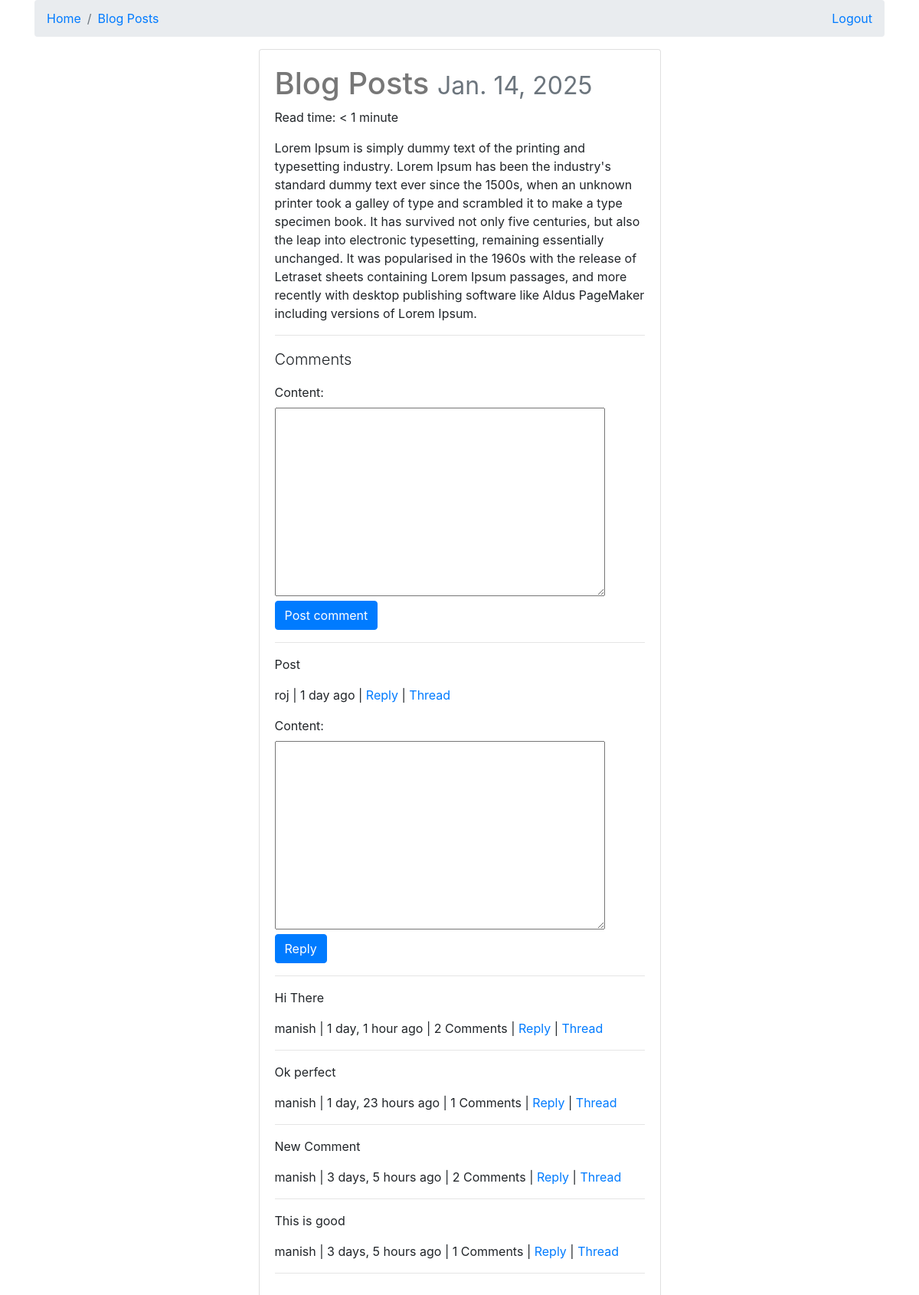
Page /blog-posts/ (signed in) on the committed database.
### posts/models.py (models this page shows, shortened)
class Post(models.Model):
    user = models.ForeignKey(settings.AUTH_USER_MODEL, on_delete=models.CASCADE, default=1)
    title = models.CharField(max_length=30)
    slug = models.SlugField(unique=True, blank=True)
    image = models.ImageField(upload_to=upload_location,
            null=True,
            blank=True,
            width_field="width_field",
            height_field="height_field")
    height_field = models.IntegerField(null=True, blank=True)
    width_field = models.IntegerField(null=True, blank=True)
    content = models.TextField()
    draft = models.BooleanField(default=False)
    publish = models.DateField(auto_now=False, auto_now_add=False)
    read_time =  models.IntegerField(default=0) #models.TimeField(null=True, blank=True) # assume minutes
    updated = models.DateTimeField(auto_now=True, auto_now_add=False)
    timestamp = models.DateTimeField(auto_now=False, auto_now_add=True)
    objects = PostManager() # Linking model manager to our model
    def get_absolute_url(self):
        return reverse("posts:detail", kwargs={"slug": self.slug})
    def get_markdown(self):
        content = self.content
        markdown_text = markdown(content)
        return mark_safe(markdown_text)
    @property
    def get_content_type(self):
        instance = self
        content_type = ContentType.objects.get_for_model(instance.__class__)
        return content_type
    class Meta:
        ordering = ["-timestamp", "-updated"]

### comments/models.py (models this page shows, shortened)
class Comment(models.Model):
    user = models.ForeignKey(settings.AUTH_USER_MODEL, on_delete=models.CASCADE, default=1)
    content_type = models.ForeignKey(ContentType, on_delete=models.CASCADE, null=True)
    object_id = models.PositiveIntegerField(null=True)
    content_object = GenericForeignKey("content_type", "object_id")
    parent  = models.ForeignKey("self", null=True, blank=True, on_delete=models.CASCADE)
    objects = CommentManager() # to make sure the instance of CommentManager is available and CommentManager can override other kinds of queries
    class Meta:
        ordering = ['-timestamp']
    content   = models.TextField()
    timestamp = models.DateTimeField(auto_now_add=True)
    def get_absolute_url(self):
        return reverse("comments:thread", kwargs={"id": self.id})
    def children(self):
        return Comment.objects.filter(parent=self)

### posts/views.py (the view, shortened to what this page needs)
# urls.py: path('<slug:slug>/', post_detail, name='detail'),
def post_detail(request, slug):
    instance = get_object_or_404(Post, slug=slug)
    if instance.publish > timezone.now().date() or instance.draft:
        if not request.user.is_authenticated:
            raise Http404
    share_string = quote_plus(instance.content)
    initial_data = {
        "content_type": instance.get_content_type,
        "object_id": instance.id,
    }
    form = CommentForm(request.POST or None, initial=initial_data)
    comments = Comment.objects.filter_by_instance(instance)
    context = {
        "title": instance.title,
        "instance": instance,
        "share_string": share_string,
        "comments": comments,
        "comment_form": form,
    }
    return render(request, 'posts/post_detail.html', context)

### comments/forms.py
class CommentForm(forms.Form):
    content_type = forms.CharField(widget=forms.HiddenInput)
    object_id = forms.IntegerField(widget=forms.HiddenInput)
    content = forms.CharField(widget=forms.Textarea)

### comments/models.py (called while the page is built)
    def filter_by_instance(self, instance):
        content_type = ContentType.objects.get_for_model(instance.__class__) # Used to get  content type object associated with model of instance
        obj_id = instance.id
        qs = super(CommentManager, self).filter(content_type=content_type, object_id=obj_id).filter(parent=None) # It is getting superclass relating to instance in other words Comment.objects
        return qs

### posts/templates/posts/post_detail.html (shortened to what this page needs)
{% extends "posts/base.html" %}
{% block post_detail_link %}
<li class="breadcrumb-item"> <a href='{{ instance.get_absolute_url }}'> {{ instance.title }} </a> </li>
{% endblock %}
{% block content %}
<div class="col-12 col-sm-10 col-md-8 col-lg-6 mb-1 offset-sm-1 offset-md-2 offset-lg-3">
    <div class="card">
        <div class="card-body">
            <h1>{{ instance.title }}
                <small class="text-muted">{{ instance.publish }}</small>
            </h1>
            <p>Read time: {% if instance.read_time <= 1 %} < 1 minute {% else %} {{ instance.read_time }} minutes {% endif %} </p>
            <div class="post-detail-item">
                {{ instance.get_markdown }}
            </div>
            <hr/>
            <div>
                <p class='lead'>Comments</p>
                {% if request.user.is_authenticated %}
                <form method="POST" action="."> {% csrf_token %}
                    {{ comment_form }}
                    <input type='submit' value='Post comment' class='btn btn-primary'>
                </form>
                {% else %}
                <p>You must login to comment</p>
                {% endif %}
                <hr/>
                {% for comment in comments %}
                    <blockquote>
                        <p>{{ comment.content }}</p>
                        <footer>{{ comment.user }} | {{ comment.timestamp|timesince }} ago | {% if comment.children.count > 0 %}{{ comment.children.count }} Comments {% if comment.children.count > 1 %} {% endif %} | {% endif %} <a class='comment-reply-btn' href='#'>Reply</a> | <a class='' href='{{ comment.get_absolute_url }}'>Thread</a> </footer>
                        <div class='comment-reply' style='display:none;'>
                    </blockquote>
                            {% if request.user.is_authenticated %}
                            <form method="POST" action="."> {% csrf_token %}
                               {{ comment_form }}
                                <input type="submit" value="Reply" class="btn btn-primary">
                            </form>
                            {% else %}
                            <p>You must login to comment</p>
                            {% endif %}
                        </div>
                    </blockquote>
                    <hr/>
                {% endfor %}
            </div>
        </div>
    </div>
</div>
{% endblock content %}

### static/css/base.css (style rules this page uses)
h1 { color: #777777; }

### rows in the picture
Post: title "Blog Posts", publish "Jan. 14, 2025", get_markdown "Lorem Ipsum is simply dummy text of the printing and typesetting industry. Lorem Ipsum has been the industry's standard dummy text ever since the 1500s, when an unknown printer took a galley of type and scrambled it to make a type specimen book. It has survived not only five centuries, but also the leap into electronic typesetting, remaining essentially unchanged. It was popularised in the 1960s with the release of Letraset sheets containing Lorem Ipsum passages, and more recently with desktop publishing software like Aldus PageMaker including versions of Lorem Ipsum."
Comment: content "Post", user "roj", timestamp "1 day"
Comment: content "Hi There", user "manish", timestamp "1 day, 1 hour", children.count "2"
Comment: content "Ok perfect", user "manish", timestamp "1 day, 23 hours", children.count "1"
Comment: content "New Comment", user "manish", timestamp "3 days, 5 hours", children.count "2"
Comment: content "This is good", user "manish", timestamp "3 days, 5 hours", children.count "1"
